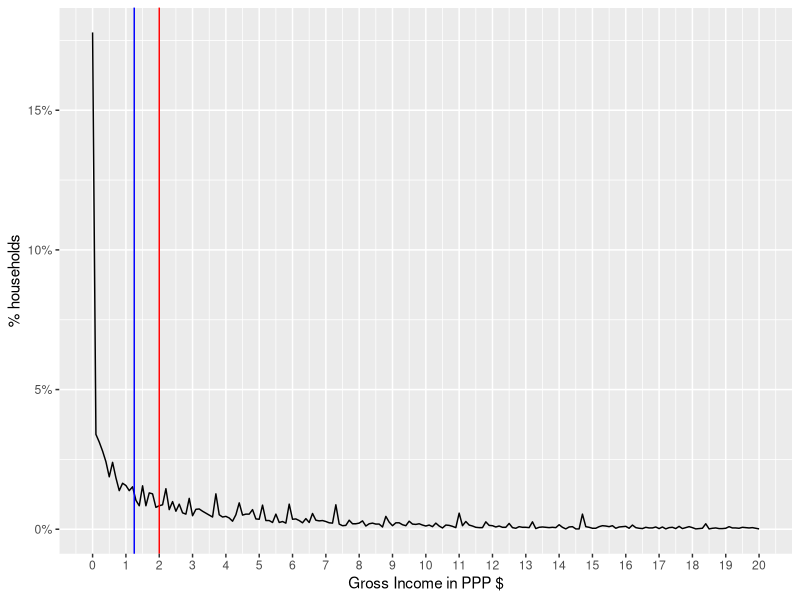
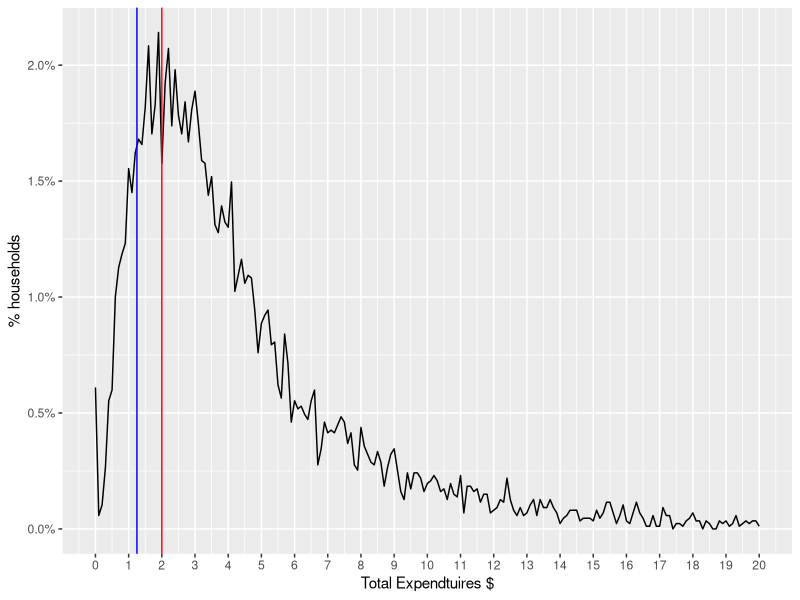
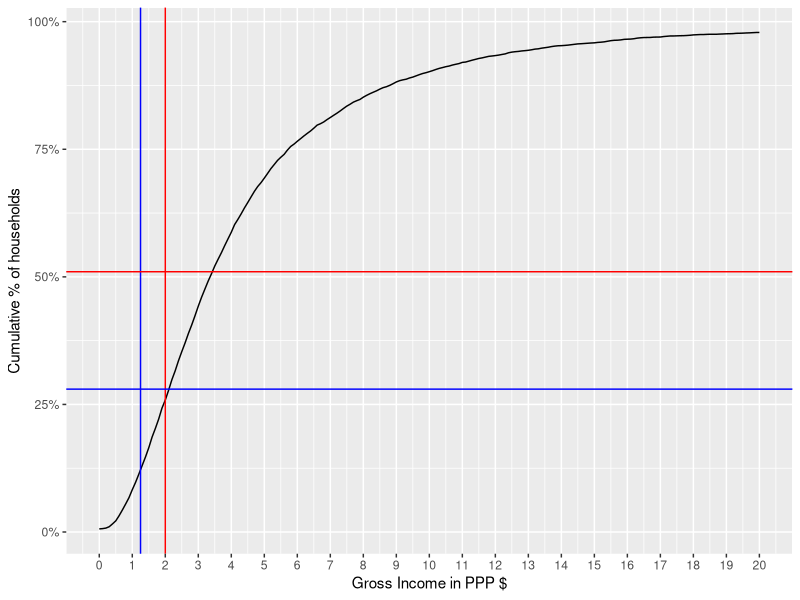
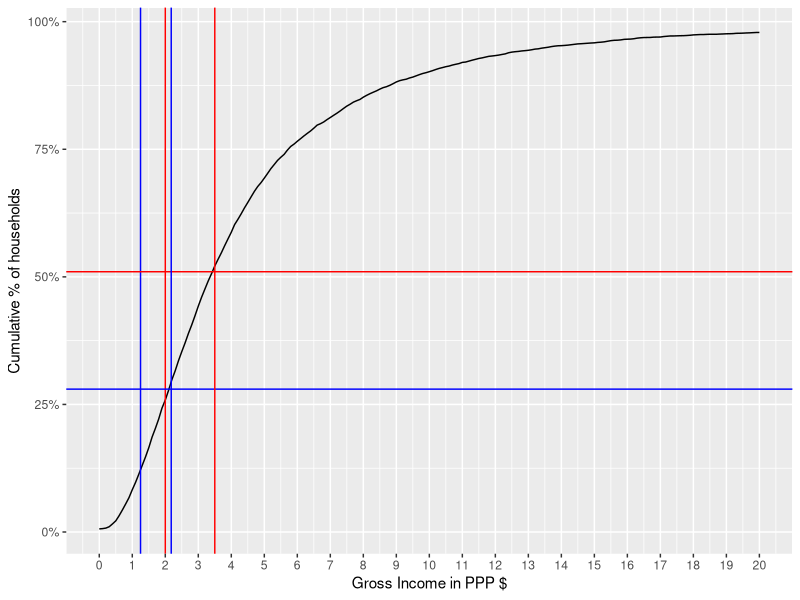
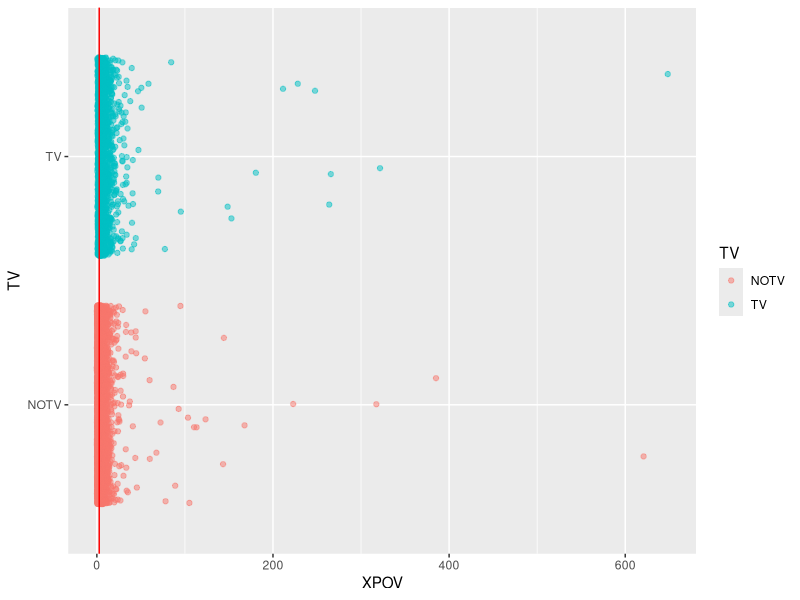
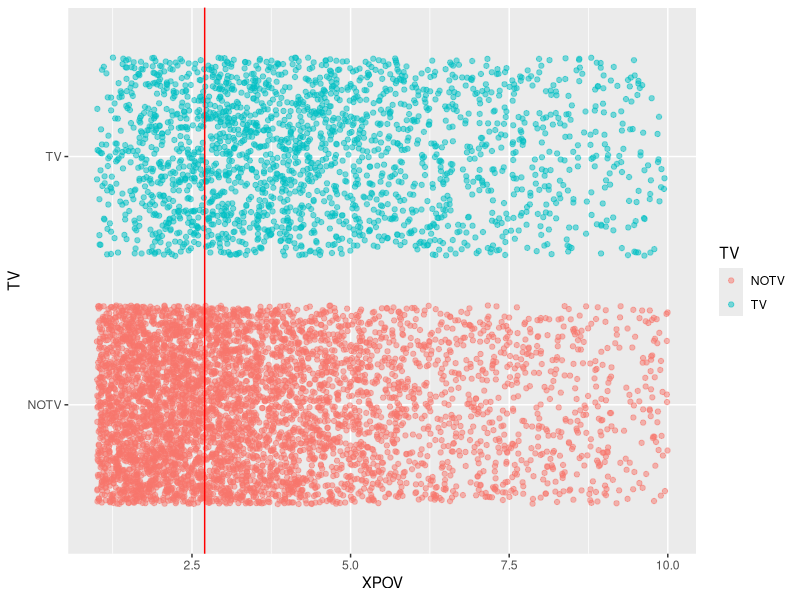

These figures' R source, in order: (Note: this script raises an error after producing the figures.)
## ---- chunk 1

library('foreign')
# We'll assume having Ghana/Ethiopia data in the directory
household = read.dta('GHA_2006_GLSS_v01_M_v01_A_SHIP_Stata8/GHA_2005_H.dta')
expenses = read.dta('GHA_2006_GLSS_v01_M_v01_A_SHIP_Stata8/GHA_2005_E.dta')
individuals = read.dta('GHA_2006_GLSS_v01_M_v01_A_SHIP_Stata8/GHA_2005_I.dta')


#household = read.dta('ETH_2004_HICES_v01_M_v01_A_SHIP_Stata8/ETH_2004_H_P.dta')
#expenses = read.dta('ETH_2004_HICES_v01_M_v01_A_SHIP_Stata8/ETH_2004_E_P.dta')
#individuals = read.dta('ETH_2004_HICES_v01_M_v01_A_SHIP_Stata8/ETH_2004_I_P.dta')

#ETH_2000_HICES_v01_M_v01_A_SHIP_Stata8

#household = read.dta('ETH_2000_HICES_v01_M_v01_A_SHIP_Stata8/ETH_2000_H_P.dta')
#expenses = read.dta('ETH_2000_HICES_v01_M_v01_A_SHIP_Stata8/ETH_2000_E_P.dta')
#individuals = read.dta('ETH_2000_HICES_v01_M_v01_A_SHIP_Stata8/ETH_2000_I_P.dta')
## ---- chunk 2
household$INC_TOT_G_PPP_DAILY = household$INC_TOT_G / expenses$PPP2005[1] / 365

household$XPOV = household$INC_TOT_G_PPP_DAILY
household$INC_TOT_G_PPP_DAILY = household$INC_TOT_G / expenses$PPP2005[1] / 365

household$XPOV = household$INC_TOT_G_PPP_DAILY


## ---- chunk 3
library(ggplot2)
library(scales)
distPlot = ggplot(household, aes(x=XPOV, nrow=nrow(household), y=..count.. / nrow)) +
geom_line(stat='bin', binwidth=0.1) + scale_y_continuous(labels = percent_format()) + 
geom_vline(xintercept=2.0, color='red') + geom_vline(xintercept=1.25, color='blue')

distPlot + scale_x_continuous(limits=c(0, 20), breaks=0:20)  + labs(x='Gross Income in PPP $', y='% households')
## ---- chunk 4
sum(household$INC_TOT_G_PPP_DAILY == 0.0) / nrow(household)
## ---- chunk 5

# EXPENDTIURES
if('PCEXPDR_PPP' %in% names(household)){ # for Ghana
  #household$XPOV = household$PCEXP / expenses$PPP2005 / 365
  household$XPOV = household$PCEXPDR_PPP / 365

}else{ # for  Ethiopia
  household$XPOV = household$PCEXP_PPP / 365
}

distPlot = ggplot(household, aes(x=XPOV, nrow=nrow(household), y=..count.. / nrow)) +
geom_line(stat='bin', binwidth=0.1) + scale_y_continuous(labels = percent_format()) + 
geom_vline(xintercept=2.0, color='red') + geom_vline(xintercept=1.25, color='blue')
distPlot + scale_x_continuous(limits=c(0, 20), breaks=0:20)  + labs(x='Total Expendtuires $', y='% households')
## ---- chunk 6
sum(household$XPOV == 0.0) / nrow(household)
## ---- chunk 7
distPlot + aes(y=cumsum(..count..)/nrow) + scale_x_continuous(limits=c(0, 20), breaks=0:20)  +
labs(x='Gross Income in PPP $', y='Cumulative % of households') +
geom_hline(yintercept=0.51, color='red') + 
geom_hline(yintercept=0.28, color='blue')
## ---- chunk 8
# VISUAL ROUGH CALCULATION (just multiplied the hlines by a factor)
distPlot + aes(y=cumsum(..count..)/nrow) + scale_x_continuous(limits=c(0, 20), breaks=0:20)  +
labs(x='Gross Income in PPP $', y='Cumulative % of households') +
geom_hline(yintercept=0.51, color='red') + 
geom_hline(yintercept=0.28, color='blue') + 
geom_vline(xintercept=3.5, color='red') + geom_vline(xintercept=2.18, color='blue')
## ---- chunk 9
household$poor = factor(household$XPOV < 3.5)
# for households levels
table(household$poor)
sum(household$poor == TRUE, na.rm=T) / nrow(household)
## ---- chunk 10
# for individuals levels
sum(household$poor == T * household$HHSIZE, na.rm=T) / sum(household$HHSIZE)
## ---- chunk 11
household$poor = factor(household$XPOV < 2.7)
# for households levels
table(household$poor)
sum(household$poor == T, na.rm=T) / nrow(household)
sum(household$poor == T * household$HHSIZE, na.rm=T) / sum(household$HHSIZE)
## ---- chunk 12
# the default levels are 'YES', 'NO', let's change them to make the table more readble
levels(household$TV) = c('NOTV', 'TV')
table(household$poor, household$TV)
## ---- chunk 13
tv_xpov = ggplot(subset(household, !is.na(TV)), aes(y=TV, x=XPOV, col=TV)) +
geom_point(alpha=0.5, position=position_jitter(0.05)) + geom_vline(xintercept=2.7, color='red')
tv_xpov
## ---- chunk 14
tv_xpov + scale_x_continuous(limits=c(1,10)) 
## ---- chunk 15
library(caTools) # for sampling
set.seed(2000) # to ensure consistent runs
split = sample.split(household$poor, SplitRatio=0.7)

# adding poor factorial
household$poorfac = factor(household$poor, levels=c('TRUE', 'FALSE'))
levels(household$poorfac) = c('POOR', 'NOT_POOR')

train.household = subset(household, split)
test.household = subset(household, !split)

# you can use '.' to refer to all variable or . - VAR1 - VAR2 to exclude some variables
logit1 = glm(poor ~ TV + TOILET, data=train.household, family=binomial)
summary(logit1)
## ---- chunk 16
logit1.poor.prediction = predict(logit1, newdata=test.household, type="response")
head(logit1.poor.prediction)
## ---- chunk 17
table(prediction=logit1.poor.prediction > 0.5, reference = test.household$poor)

# or you can use the more polished way of confusionMatrix in caret library

library(caret)
library(e1071)

confusionMatrix(logit1.poor.prediction > 0.5, test.household$poor)
## ---- chunk 18
library(ROCR)

logit1.ROCRpred = prediction(logit1.poor.prediction, test.household$poor) # prediction object

perf = performance(logit1.ROCRpred, 'tpr', 'fpr')
rocplot = function(perf){
  qplot(perf@x.values[[1]], perf@y.values[[1]], geom='line') + labs(x=perf@x.name, y=perf@y.name, title=perf@alpha.name) # plot ROC
}
rocplot(perf)
## ---- chunk 19
# this way you can get auc, precision, recall as values or as plots where the 
# the x axis is the cutoff and the xaxis is the metric. 
# to get the area under the curve
as.numeric(performance(logit1.ROCRpred, 'auc')@y.values)

# in helpers.R
drawPrecisionRecall(logit1.ROCRpred)
## ---- chunk 20
logit2 = glm(poor ~ WALLS + FLOOR + WATER + OWNHOUSE + ROOMS + ROOF, data=train.household, family=binomial) 
logit2.poor.prediction = predict(logit2, newdata=test.household, type="response")

logit2.ROCRpred = prediction(logit2.poor.prediction, test.household$poor) # prediction object
drawPrecisionRecall(logit2.ROCRpred)

confusionMatrix(logit2.poor.prediction > 0.4, test.household$poor)


logit1.auc = performance(logit1.ROCRpred, 'auc')
logit2.auc = performance(logit2.ROCRpred, 'auc')
logit1.auc@y.values[[1]]
logit2.auc@y.values[[1]]

logit1.tpr.fpr = performance(logit1.ROCRpred, 'tpr', 'fpr')
logit2.tpr.fpr = performance(logit2.ROCRpred, 'tpr', 'fpr')

# not the cleanest way, but will make generating graphs for exploring much much better
df1 = data.frame(logit1.x = logit1.tpr.fpr@x.values[[1]], logit1.y = logit1.tpr.fpr@y.values[[1]])
df2 = data.frame(logit2.x = logit2.tpr.fpr@x.values[[1]], logit2.y = logit2.tpr.fpr@y.values[[1]])
ggplot(df1, aes(x = logit1.x, y=logit1.y)) +
  geom_line() +
  geom_line(data=df2, aes(logit2.x, logit2.y), color='red') +
  labs(title="Comparison between logit1 and logit2", x='False Positive Rate', y='True Positive Rate')
## ---- chunk 21
compareTwoModels(logit1, logit2, test.data=test.household, dep.var='poor',
                 model1.name='logit1', model2.name='logit2')
## ---- chunk 22
  summary(logit2)
## ---- chunk 23
library(randomForest)
# note in randomForests, NA values must be imputed or totally ignored 
#forest1 = randomForest(poor ~ HHSEX + HHAGEY + HHMARST + HHEDLEV + HHEMSTAT + HHEMTYPE  + OWNHOUSE+ ROOMS + GARBDISP + TOILET + WALLS +  SEWMACH + STOVE + RADIO + TV + AGLAND +  OTHLNDOW, data=train.household, nodesize=25, ntree=200)

forest1 = randomForest(poor ~ WALLS + FLOOR + WATER + OWNHOUSE + ROOMS + ROOF, data=train.household, nodesize=25, ntree=200)

# random forest models output TRUE or FALSE directly for classification. The models
# knew that it is a classification problem because the column poor is a factor. To
# Treat as response, make the poor column logical

# The predict function works here as well (there is an alias for each algorithm)
forest1.poor.prediction = predict(forest1, newdata=test.household)
confusionMatrix(forest1.poor.prediction, test.household$poor)
## ---- chunk 24
library(plyr)


all_info = ddply(individuals, .(HID), function(x){ 
                c(
                  sum(x$AGEY < 6) / x[1,]$HHSIZE_S, 
                  sum(x$AGEY < 15) / x[1,]$HHSIZE_S, 
                  sum(x$AGEY < 21) / x[1,]$HHSIZE_S,
                  sum(x$AGEY > 60) / x[1,]$HHSIZE_S,
                  sum(x$SEX == 'Female') / x[1,]$HHSIZE_S,
                  sum(x$LITERACY == 'Cannot read or write') / x[1,]$HHSIZE_S
                )
                 })
names(all_info) = c('HID', 'UND6RAT', 'UND15RAT', 'UND21RAT', 'ABV60RAT', 'FEMRAT', 'LITRAT')
extra.household = merge(all_info, household, by='HID')
## ---- chunk 25
train.extra.household = extra.household[split, ]
test.extra.household = extra.household[!split, ]

forest1 = randomForest(poor ~ WALLS + FLOOR + WATER + OWNHOUSE + ROOMS + ROOF, data=train.extra.household) 

forest2 = randomForest(poor ~ UND6RAT + FEMRAT + WALLS + FLOOR + WATER + OWNHOUSE + ROOMS + ROOF, data=train.extra.household) 
logit3 = glm(poor ~ UND6RAT + FEMRAT + WALLS + FLOOR + WATER + OWNHOUSE + ROOMS + ROOF, data=train.extra.household, family=binomial) 

## ---- chunk 26
library('mice')
povCols = c('HHSEX', 'HHAGEY', 'HHMARST', 'HHEDLEV', 'HHEMTYPE', 'OWNHOUSE',  'ROOMS', 'GARBDISP', 'TOILET', 'WALLS', 'SEWMACH', 'STOVE', 'RADIO', 'TV', 'AGLAND', 'OTHLNDOW', 'poor')

subset.household = household[, povCols]

subset.train.household  = subset(subset.household, split)
subset.test.household  = subset(subset.household, !split)

logit4 = glm(poor ~ ., subset.train.household, family=binomial)

# takes a lot of time, not worth it
# imputed.household = complete(mice(household[, povCols]))
  imputed.household = household

imputed.train.household = subset(imputed.household, split)
imputed.test.household = subset(imputed.household, !split)

logit4 = glm(poor ~ ., imputed.train.household, family=binomial)
logit4.poor.prediction = predict(logit4, imputed.test.household)
table(prediction=logit4.poor.prediction > 0.4, reference = imputed.test.household$poor)
## ---- chunk 27
library(kernlab)
svm1 = ksvm(poor ~ WALLS + FLOOR + WATER + OWNHOUSE + ROOMS + ROOF, data=train.extra.household)
svm1.predictions = predict(svm1, test.extra.household)
confusionMatrix(svm1.predictions, test.extra.household$poor)

svm3 = ksvm(poor ~ UND6RAT + FEMRAT + WALLS + FLOOR + WATER + OWNHOUSE + ROOMS + ROOF, data=train.extra.household) 

svm3.predictions = predict(svm3, test.extra.household)
confusionMatrix(svm3.predictions, test.extra.household$poor)
## ---- chunk 28
# fitControl <- trainControl(## 10-fold CV
#                            method = "repeatedcv",
#                            number = 10,
#                            ## repeated ten times
#                            repeats = 5)
# 
# 
# gbmFit1 <- train(poor ~ UND6RAT + FEMRAT + WALLS + FLOOR + WATER + OWNHOUSE + ROOMS + ROOF,
#                  data = train.extra.household,
#                  method = "gbm",
#                  trControl = fitControl,
#                  ## This last option is actually one
#                  ## for gbm() that passes through
#                  verbose = FALSE)
# gbmFit1
# 


# svmFit1 <- train(poor ~ UND6RAT + FEMRAT + WALLS + FLOOR + WATER + OWNHOUSE + ROOMS + ROOF,
#                  data = train.extra.household,
#                  method = "svmRadial",
#                  trControl = fitControl,
#                  tuneLength = 8)
# svmFit1


# descrimination 
# rdaFit1 <- train(poor ~ UND6RAT + FEMRAT + WALLS + FLOOR + WATER + OWNHOUSE + ROOMS + ROOF,
#                  data = train.extra.household,
#                  method = "rda",
#                  trControl = fitControl,
#                  tuneLength = 4,
#                  metric = "ROC")
# rdaFit
# 
# 
# 
# logFit1 <- train(poor ~ UND6RAT + FEMRAT + WALLS + FLOOR + WATER + OWNHOUSE + ROOMS + ROOF,
#                  data = train.extra.household,
#                  method = "LogitBoost",
#                  trControl = fitControl)
# logFit1
## ---- chunk 29
ggplot(extra.household, aes(x=TOILET, fill=poorfac)) + geom_bar(position='fill')
ggplot(extra.household, aes(x=TV, fill=poorfac)) + geom_bar(position='fill')
ggplot(extra.household, aes(x=GARBDISP, fill=poorfac)) + geom_bar(position='fill') + ggtitle('Grabage disposal')
ggplot(extra.household, aes(x=SEWMACH, fill=poorfac)) + geom_bar(position='fill') + ggtitle('Sewing machine')
ggplot(extra.household, aes(x=WALLS, fill=poorfac)) + geom_bar(position='fill')
ggplot(extra.household, aes(x=STOVE, fill=poorfac)) + geom_bar(position='fill')
ggplot(extra.household, aes(x=RADIO, fill=poorfac)) + geom_bar(position='fill')
## ---- chunk 30
ggplot(extra.household, aes(x=HHAGEY, fill=poorfac)) + geom_bar(position='fill') + ggtitle('Household Head Age')
ggplot(extra.household, aes(x=HHSEX, fill=poorfac)) + geom_bar(position='fill') + ggtitle('Household Head Sex')
ggplot(extra.household, aes(x=HHMARST, fill=poorfac)) + geom_bar(position='fill') + ggtitle('Household Head Martial Status') + theme(axis.text.x = element_text(angle = 90, hjust = 1))
ggplot(extra.household, aes(x=HHEDLEV, fill=poorfac)) + geom_bar(position='fill') + ggtitle('Household Head Ed level') + scale_x_discrete(labels= c('No Education', 'Pre school', 'Primary', 'Secondary', 'Upper secondary ', 'Post secondary (technical or vocational)', 'University', 'Literacy Program', 'Other', 'NA')) + theme(axis.text.x = element_text(angle = 90, hjust = 1))
ggplot(extra.household, aes(x=OWNHOUSE, fill=poorfac)) + geom_bar(position='fill') + ggtitle('Is the house owned')
## ---- chunk 31
ggplot(extra.household, aes(x=UND6RAT, fill=poorfac)) + geom_bar(position='fill', binwidth=0.1) + labs(title ='Under 6 ratio') + scale_x_continuous(limits=c(0.0, 1.0))
ggplot(extra.household, aes(x=UND15RAT, fill=poorfac)) + geom_bar(position='fill', binwidth=0.1) + labs(title = 'Under 15 ratio') + scale_x_continuous(limits=c(0.0, 1.0))
ggplot(extra.household, aes(x=UND21RAT, fill=poorfac)) + geom_bar(position='fill', binwidth=0.1) + labs(title = 'Under 21 ratio') + scale_x_continuous(limits=c(0.0, 1.0))
ggplot(extra.household, aes(x=ABV60RAT, fill=poorfac)) + geom_bar(position='fill', binwidth=0.1) + labs(title = 'Above 60 ratio') + scale_x_continuous(limits=c(0.0, 1.0))
ggplot(extra.household, aes(x=FEMRAT, fill=poorfac)) + geom_bar(position='fill', binwidth=0.1) + labs(title = 'Female  ratio') + scale_x_continuous(limits=c(0.0, 1.0))
ggplot(extra.household, aes(x=LITRAT, fill=poorfac)) + geom_bar(position='fill', binwidth=0.1) + labs(title = 'Illiteracy ratio') + scale_x_continuous(limits=c(0.0, 1.0))
## ---- chunk 32
ggplot(extra.household, aes(x=HHEDLEV, fill=poorfac)) + geom_bar() + ggtitle('Household Head Ed level') + scale_x_discrete(labels= c('No Education', 'Pre school', 'Primary', 'Secondary', 'Upper secondary ', 'Post secondary (technical or vocational)', 'University', 'Literacy Program', 'Other', 'NA')) + theme(axis.text.x = element_text(angle = 90, hjust = 1))
ggplot(extra.household, aes(x=LITRAT, fill=poorfac)) + geom_bar(binwidth=0.1) + labs(title = 'Illiteracy ratio') + scale_x_continuous(limits=c(0.0, 1.0))
## ---- chunk 33
fitControl <- trainControl(## 10-fold CV
                           method = "repeatedcv",
                           number = 10,
                           ## repeated ten times
                           repeats = 5)


#gbmFit1 <- train(poor ~ UND6RAT + FEMRAT + WALLS + FLOOR + WATER + OWNHOUSE + ROOMS + ROOF,
gbmFit1 <- train(poor ~ TOILET + TV + GARBDISP + STOVE + HHMARST + HHEDLEV + OWNHOUSE + UND15RAT  + UND21RAT  + FEMRAT +LITRAT,
                 data = train.extra.household,
                 method = "gbm",
                 trControl = fitControl,
                 ## This last option is actually one
                 ## for gbm() that passes through
                 verbose = FALSE)
gbmFit1
